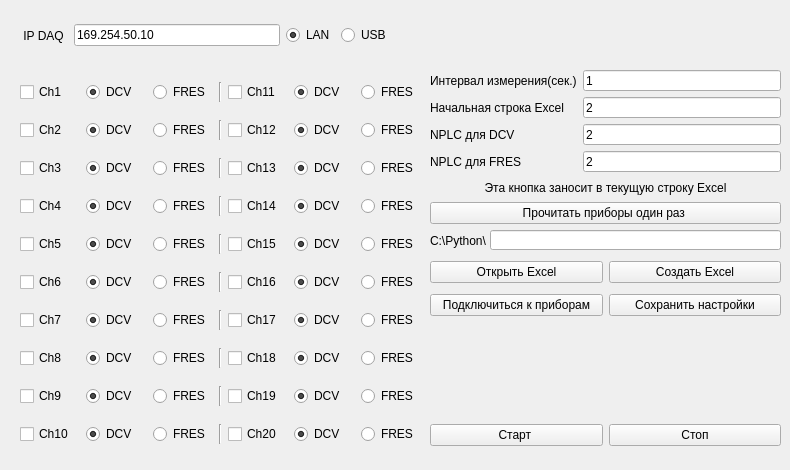
  <widget class="QWidget" name="centralwidget">
   <widget class="QWidget" name="horizontalLayoutWidget_2">
    <property name="geometry">
     <rect>
      <x>20</x>
      <y>20</y>
      <width>371</width>
      <height>31</height>
     </rect>
    </property>
    <layout class="QHBoxLayout" name="horizontalLayout_2">
     <item>
      <widget class="QLabel" name="label_5">
       <property name="text">
        <string> IP DAQ </string>
       </property>
      </widget>
     </item>
     <item>
      <widget class="QLineEdit" name="ip_daq">
       <property name="text">
        <string>169.254.50.10</string>
       </property>
      </widget>
     </item>
     <item>
      <widget class="QRadioButton" name="lan">
       <property name="text">
        <string>LAN</string>
       </property>
       <property name="checked">
        <bool>true</bool>
       </property>
      </widget>
     </item>
     <item>
      <widget class="QRadioButton" name="usb">
       <property name="text">
        <string>USB</string>
       </property>
      </widget>
     </item>
    </layout>
   </widget>
   <widget class="QWidget" name="verticalLayoutWidget">
    <property name="geometry">
     <rect>
      <x>20</x>
      <y>70</y>
      <width>401</width>
      <height>391</height>
     </rect>
    </property>
    <layout class="QVBoxLayout" name="verticalLayout">
     <item>
      <layout class="QHBoxLayout" name="horizontalLayout">
       <item>
        <widget class="QCheckBox" name="ch1">
         <property name="text">
          <string>Ch1</string>
         </property>
        </widget>
       </item>
       <item>
        <widget class="QRadioButton" name="dcv1">
         <property name="text">
          <string>DCV</string>
         </property>
         <property name="checked">
          <bool>true</bool>
         </property>
         <property name="autoExclusive">
          <bool>false</bool>
         </property>
        </widget>
       </item>
       <item>
        <widget class="QRadioButton" name="fres1">
         <property name="text">
          <string>FRES</string>
         </property>
         <property name="autoExclusive">
          <bool>false</bool>
         </property>
        </widget>
       </item>
       <item>
        <widget class="Line" name="line">
         <property name="orientation">
          <enum>Qt::Vertical</enum>
         </property>
        </widget>
       </item>
       <item>
        <widget class="QCheckBox" name="ch11">
         <property name="text">
          <string>Ch11</string>
         </property>
        </widget>
       </item>
       <item>
        <widget class="QRadioButton" name="dcv11">
         <property name="text">
          <string>DCV</string>
         </property>
         <property name="checked">
          <bool>true</bool>
         </property>
         <property name="autoExclusive">
          <bool>false</bool>
         </property>
        </widget>
       </item>
       <item>
        <widget class="QRadioButton" name="fres11">
         <property name="text">
          <string>FRES</string>
         </property>
         <property name="autoExclusive">
          <bool>false</bool>
         </property>
        </widget>
       </item>
      </layout>
     </item>
     <item>
      <layout class="QHBoxLayout" name="horizontalLayout_7">
       <item>
        <widget class="QCheckBox" name="ch2">
         <property name="text">
          <string>Ch2</string>
         </property>
        </widget>
       </item>
       <item>
        <widget class="QRadioButton" name="dcv2">
         <property name="text">
          <string>DCV</string>
         </property>
         <property name="checked">
          <bool>true</bool>
         </property>
         <property name="autoExclusive">
          <bool>false</bool>
         </property>
        </widget>
       </item>
       <item>
        <widget class="QRadioButton" name="fres2">
         <property name="text">
          <string>FRES</string>
         </property>
         <property name="autoExclusive">
          <bool>false</bool>
         </property>
        </widget>
       </item>
       <item>
        <widget class="Line" name="line_2">
         <property name="orientation">
          <enum>Qt::Vertical</enum>
         </property>
        </widget>
       </item>
       <item>
        <widget class="QCheckBox" name="ch12">
         <property name="text">
          <string>Ch12</string>
         </property>
        </widget>
       </item>
       <item>
        <widget class="QRadioButton" name="dcv12">
         <property name="text">
          <string>DCV</string>
         </property>
         <property name="checked">
          <bool>true</bool>
         </property>
         <property name="autoExclusive">
          <bool>false</bool>
         </property>
        </widget>
       </item>
       <item>
        <widget class="QRadioButton" name="fres12">
         <property name="text">
          <string>FRES</string>
         </property>
         <property name="autoExclusive">
          <bool>false</bool>
         </property>
        </widget>
       </item>
      </layout>
     </item>
     <item>
      <layout class="QHBoxLayout" name="horizontalLayout_8">
       <item>
        <widget class="QCheckBox" name="ch3">
         <property name="text">
          <string>Ch3</string>
         </property>
        </widget>
       </item>
       <item>
        <widget class="QRadioButton" name="dcv3">
         <property name="text">
          <string>DCV</string>
         </property>
         <property name="checked">
          <bool>true</bool>
         </property>
         <property name="autoExclusive">
          <bool>false</bool>
         </property>
        </widget>
       </item>
       <item>
        <widget class="QRadioButton" name="fres3">
         <property name="text">
          <string>FRES</string>
         </property>
         <property name="autoExclusive">
          <bool>false</bool>
         </property>
        </widget>
       </item>
       <item>
        <widget class="Line" name="line_3">
         <property name="orientation">
          <enum>Qt::Vertical</enum>
         </property>
        </widget>
       </item>
       <item>
        <widget class="QCheckBox" name="ch13">
         <property name="text">
          <string>Ch13</string>
         </property>
        </widget>
       </item>
       <item>
        <widget class="QRadioButton" name="dcv13">
         <property name="text">
          <string>DCV</string>
         </property>
         <property name="checked">
          <bool>true</bool>
         </property>
         <property name="autoExclusive">
          <bool>false</bool>
         </property>
        </widget>
       </item>
       <item>
        <widget class="QRadioButton" name="fres13">
         <property name="text">
          <string>FRES</string>
         </property>
         <property name="autoExclusive">
          <bool>false</bool>
         </property>
        </widget>
       </item>
      </layout>
     </item>
     <item>
      <layout class="QHBoxLayout" name="horizontalLayout_9">
       <item>
        <widget class="QCheckBox" name="ch4">
         <property name="text">
          <string>Ch4</string>
         </property>
        </widget>
       </item>
       <item>
        <widget class="QRadioButton" name="dcv4">
         <property name="text">
          <string>DCV</string>
         </property>
         <property name="checked">
          <bool>true</bool>
         </property>
         <property name="autoExclusive">
          <bool>false</bool>
         </property>
        </widget>
       </item>
       <item>
        <widget class="QRadioButton" name="fres4">
         <property name="text">
          <string>FRES</string>
         </property>
         <property name="autoExclusive">
          <bool>false</bool>
         </property>
        </widget>
       </item>
       <item>
        <widget class="Line" name="line_4">
         <property name="orientation">
          <enum>Qt::Vertical</enum>
         </property>
        </widget>
       </item>
       <item>
        <widget class="QCheckBox" name="ch14">
         <property name="text">
          <string>Ch14</string>
         </property>
        </widget>
       </item>
       <item>
        <widget class="QRadioButton" name="dcv14">
         <property name="text">
          <string>DCV</string>
         </property>
         <property name="checked">
          <bool>true</bool>
         </property>
         <property name="autoExclusive">
          <bool>false</bool>
         </property>
        </widget>
       </item>
       <item>
        <widget class="QRadioButton" name="fres14">
         <property name="text">
          <string>FRES</string>
         </property>
         <property name="autoExclusive">
          <bool>false</bool>
         </property>
        </widget>
       </item>
      </layout>
     </item>
     <item>
      <layout class="QHBoxLayout" name="horizontalLayout_10">
       <item>
        <widget class="QCheckBox" name="ch5">
         <property name="text">
          <string>Ch5</string>
         </property>
        </widget>
       </item>
       <item>
        <widget class="QRadioButton" name="dcv5">
         <property name="text">
          <string>DCV</string>
         </property>
         <property name="checked">
          <bool>true</bool>
         </property>
         <property name="autoExclusive">
          <bool>false</bool>
         </property>
        </widget>
       </item>
       <item>
        <widget class="QRadioButton" name="fres5">
         <property name="text">
          <string>FRES</string>
         </property>
         <property name="autoExclusive">
          <bool>false</bool>
         </property>
        </widget>
       </item>
       <item>
        <widget class="Line" name="line_5">
         <property name="orientation">
          <enum>Qt::Vertical</enum>
         </property>
        </widget>
       </item>
       <item>
        <widget class="QCheckBox" name="ch15">
         <property name="text">
          <string>Ch15</string>
         </property>
        </widget>
       </item>
       <item>
        <widget class="QRadioButton" name="dcv15">
         <property name="text">
          <string>DCV</string>
         </property>
         <property name="checked">
          <bool>true</bool>
         </property>
         <property name="autoExclusive">
          <bool>false</bool>
         </property>
        </widget>
       </item>
       <item>
        <widget class="QRadioButton" name="fres15">
         <property name="text">
          <string>FRES</string>
         </property>
         <property name="autoExclusive">
          <bool>false</bool>
         </property>
        </widget>
       </item>
      </layout>
     </item>
     <item>
      <layout class="QHBoxLayout" name="horizontalLayout_11">
       <item>
        <widget class="QCheckBox" name="ch6">
         <property name="text">
          <string>Ch6</string>
         </property>
        </widget>
       </item>
       <item>
        <widget class="QRadioButton" name="dcv6">
         <property name="text">
          <string>DCV</string>
         </property>
         <property name="checked">
          <bool>true</bool>
         </property>
         <property name="autoExclusive">
          <bool>false</bool>
         </property>
        </widget>
       </item>
       <item>
        <widget class="QRadioButton" name="fres6">
         <property name="text">
          <string>FRES</string>
         </property>
         <property name="autoExclusive">
          <bool>false</bool>
         </property>
        </widget>
       </item>
       <item>
        <widget class="Line" name="line_6">
         <property name="orientation">
          <enum>Qt::Vertical</enum>
         </property>
        </widget>
       </item>
       <item>
        <widget class="QCheckBox" name="ch16">
         <property name="text">
          <string>Ch16</string>
         </property>
        </widget>
       </item>
       <item>
        <widget class="QRadioButton" name="dcv16">
         <property name="text">
          <string>DCV</string>
         </property>
         <property name="checked">
          <bool>true</bool>
         </property>
         <property name="autoExclusive">
          <bool>false</bool>
         </property>
        </widget>
       </item>
       <item>
        <widget class="QRadioButton" name="fres16">
         <property name="text">
          <string>FRES</string>
         </property>
         <property name="autoExclusive">
          <bool>false</bool>
         </property>
        </widget>
       </item>
      </layout>
     </item>
     <item>
      <layout class="QHBoxLayout" name="horizontalLayout_12">
       <item>
        <widget class="QCheckBox" name="ch7">
         <property name="text">
          <string>Ch7</string>
         </property>
        </widget>
       </item>
       <item>
        <widget class="QRadioButton" name="dcv7">
         <property name="text">
          <string>DCV</string>
         </property>
         <property name="checked">
          <bool>true</bool>
         </property>
         <property name="autoExclusive">
          <bool>false</bool>
         </property>
        </widget>
       </item>
       <item>
        <widget class="QRadioButton" name="fres7">
         <property name="text">
          <string>FRES</string>
         </property>
         <property name="autoExclusive">
          <bool>false</bool>
         </property>
        </widget>
       </item>
       <item>
        <widget class="Line" name="line_7">
         <property name="orientation">
          <enum>Qt::Vertical</enum>
         </property>
        </widget>
       </item>
       <item>
        <widget class="QCheckBox" name="ch17">
         <property name="text">
          <string>Ch17</string>
         </property>
        </widget>
       </item>
       <item>
        <widget class="QRadioButton" name="dcv17">
         <property name="text">
          <string>DCV</string>
         </property>
         <property name="checked">
          <bool>true</bool>
         </property>
         <property name="autoExclusive">
          <bool>false</bool>
         </property>
        </widget>
       </item>
       <item>
        <widget class="QRadioButton" name="fres17">
         <property name="text">
          <string>FRES</string>
         </property>
         <property name="autoExclusive">
          <bool>false</bool>
         </property>
        </widget>
       </item>
      </layout>
     </item>
     <item>
      <layout class="QHBoxLayout" name="horizontalLayout_13">
       <item>
        <widget class="QCheckBox" name="ch8">
         <property name="text">
          <string>Ch8</string>
         </property>
        </widget>
       </item>
       <item>
        <widget class="QRadioButton" name="dcv8">
         <property name="text">
          <string>DCV</string>
         </property>
         <property name="checked">
          <bool>true</bool>
         </property>
         <property name="autoExclusive">
          <bool>false</bool>
         </property>
        </widget>
       </item>
       <item>
        <widget class="QRadioButton" name="fres8">
         <property name="text">
          <string>FRES</string>
         </property>
         <property name="autoExclusive">
          <bool>false</bool>
         </property>
        </widget>
       </item>
       <item>
        <widget class="Line" name="line_8">
         <property name="orientation">
          <enum>Qt::Vertical</enum>
         </property>
        </widget>
       </item>
       <item>
        <widget class="QCheckBox" name="ch18">
         <property name="text">
          <string>Ch18</string>
         </property>
        </widget>
       </item>
       <item>
        <widget class="QRadioButton" name="dcv18">
         <property name="text">
          <string>DCV</string>
         </property>
         <property name="checked">
          <bool>true</bool>
         </property>
         <property name="autoExclusive">
          <bool>false</bool>
         </property>
        </widget>
       </item>
       <item>
        <widget class="QRadioButton" name="fres18">
         <property name="text">
          <string>FRES</string>
         </property>
         <property name="autoExclusive">
          <bool>false</bool>
         </property>
        </widget>
       </item>
      </layout>
     </item>
     <item>
      <layout class="QHBoxLayout" name="horizontalLayout_14">
       <item>
        <widget class="QCheckBox" name="ch9">
         <property name="text">
          <string>Ch9</string>
         </property>
        </widget>
       </item>
       <item>
        <widget class="QRadioButton" name="dcv9">
         <property name="text">
          <string>DCV</string>
         </property>
         <property name="checked">
          <bool>true</bool>
         </property>
         <property name="autoExclusive">
          <bool>false</bool>
         </property>
        </widget>
       </item>
       <item>
        <widget class="QRadioButton" name="fres9">
         <property name="text">
          <string>FRES</string>
         </property>
         <property name="autoExclusive">
          <bool>false</bool>
         </property>
        </widget>
       </item>
       <item>
        <widget class="Line" name="line_9">
         <property name="orientation">
          <enum>Qt::Vertical</enum>
         </property>
        </widget>
       </item>
       <item>
        <widget class="QCheckBox" name="ch19">
         <property name="text">
          <string>Ch19</string>
         </property>
        </widget>
       </item>
       <item>
        <widget class="QRadioButton" name="dcv19">
         <property name="text">
          <string>DCV</string>
         </property>
         <property name="checked">
          <bool>true</bool>
         </property>
         <property name="autoExclusive">
          <bool>false</bool>
         </property>
        </widget>
       </item>
       <item>
        <widget class="QRadioButton" name="fres19">
         <property name="text">
          <string>FRES</string>
         </property>
         <property name="autoExclusive">
          <bool>false</bool>
         </property>
        </widget>
       </item>
      </layout>
     </item>
     <item>
      <layout class="QHBoxLayout" name="horizontalLayout_15">
       <item>
        <widget class="QCheckBox" name="ch10">
         <property name="text">
          <string>Ch10</string>
         </property>
        </widget>
       </item>
       <item>
        <widget class="QRadioButton" name="dcv10">
         <property name="text">
          <string>DCV</string>
         </property>
         <property name="checked">
          <bool>true</bool>
         </property>
         <property name="autoExclusive">
          <bool>false</bool>
         </property>
        </widget>
       </item>
       <item>
        <widget class="QRadioButton" name="fres10">
         <property name="text">
          <string>FRES</string>
         </property>
         <property name="autoExclusive">
          <bool>false</bool>
         </property>
        </widget>
       </item>
       <item>
        <widget class="Line" name="line_10">
         <property name="orientation">
          <enum>Qt::Vertical</enum>
         </property>
        </widget>
       </item>
       <item>
        <widget class="QCheckBox" name="ch20">
         <property name="text">
          <string>Ch20</string>
         </property>
        </widget>
       </item>
       <item>
        <widget class="QRadioButton" name="dcv20">
         <property name="text">
          <string>DCV</string>
         </property>
         <property name="checked">
          <bool>true</bool>
         </property>
         <property name="autoExclusive">
          <bool>false</bool>
         </property>
        </widget>
       </item>
       <item>
        <widget class="QRadioButton" name="fres20">
         <property name="text">
          <string>FRES</string>
         </property>
         <property name="autoExclusive">
          <bool>false</bool>
         </property>
        </widget>
       </item>
      </layout>
     </item>
    </layout>
   </widget>
   <widget class="QWidget" name="layoutWidget">
    <property name="geometry">
     <rect>
      <x>430</x>
      <y>70</y>
      <width>351</width>
      <height>102</height>
     </rect>
    </property>
    <layout class="QHBoxLayout" name="horizontalLayout_16">
     <item>
      <layout class="QVBoxLayout" name="verticalLayout_9">
       <item>
        <widget class="QLabel" name="label">
         <property name="text">
          <string>Интервал измерения(сек.)</string>
         </property>
        </widget>
       </item>
       <item>
        <widget class="QLabel" name="label_11">
         <property name="text">
          <string>Начальная строка Excel</string>
         </property>
        </widget>
       </item>
       <item>
        <widget class="QLabel" name="label_16">
         <property name="text">
          <string>NPLC для DCV</string>
         </property>
        </widget>
       </item>
       <item>
        <widget class="QLabel" name="label_17">
         <property name="text">
          <string>NPLC для FRES</string>
         </property>
        </widget>
       </item>
      </layout>
     </item>
     <item>
      <layout class="QVBoxLayout" name="verticalLayout_10">
       <item>
        <widget class="QLineEdit" name="time_oprosa">
         <property name="text">
          <string>1</string>
         </property>
        </widget>
       </item>
       <item>
        <widget class="QLineEdit" name="excel_row">
         <property name="text">
          <string>2</string>
         </property>
        </widget>
       </item>
       <item>
        <widget class="QLineEdit" name="nplc_dcv">
         <property name="text">
          <string>2</string>
         </property>
        </widget>
       </item>
       <item>
        <widget class="QLineEdit" name="nplc_fres">
         <property name="text">
          <string>2</string>
         </property>
        </widget>
       </item>
      </layout>
     </item>
    </layout>
   </widget>
   <widget class="QWidget" name="layoutWidget_3">
    <property name="geometry">
     <rect>
      <x>430</x>
      <y>180</y>
      <width>351</width>
      <height>44</height>
     </rect>
    </property>
    <layout class="QVBoxLayout" name="verticalLayout_2">
     <item>
      <widget class="QLabel" name="label_2">
       <property name="text">
        <string>Эта кнопка заносит в текущую строку Excel</string>
       </property>
       <property name="alignment">
        <set>Qt::AlignCenter</set>
       </property>
      </widget>
     </item>
     <item>
      <widget class="QPushButton" name="read_one">
       <property name="text">
        <string>Прочитать приборы один раз </string>
       </property>
      </widget>
     </item>
    </layout>
   </widget>
   <widget class="QWidget" name="layoutWidget_4">
    <property name="geometry">
     <rect>
      <x>430</x>
      <y>410</y>
      <width>351</width>
      <height>51</height>
     </rect>
    </property>
    <layout class="QHBoxLayout" name="horizontalLayout_17">
     <item>
      <widget class="QPushButton" name="start_button">
       <property name="text">
        <string>Старт </string>
       </property>
      </widget>
     </item>
     <item>
      <widget class="QPushButton" name="pause_button">
       <property name="text">
        <string>Стоп</string>
       </property>
      </widget>
     </item>
    </layout>
   </widget>
   <widget class="QLineEdit" name="excel_name">
    <property name="geometry">
     <rect>
      <x>490</x>
      <y>230</y>
      <width>291</width>
      <height>20</height>
     </rect>
    </property>
    <property name="text">
     <string/>
    </property>
   </widget>
   <widget class="QWidget" name="layoutWidget_6">
    <property name="geometry">
     <rect>
      <x>430</x>
      <y>260</y>
      <width>351</width>
      <height>25</height>
     </rect>
    </property>
    <layout class="QHBoxLayout" name="horizontalLayout_18">
     <item>
      <widget class="QPushButton" name="open_excel">
       <property name="text">
        <string>Открыть Excel</string>
       </property>
      </widget>
     </item>
     <item>
      <widget class="QPushButton" name="create_excel">
       <property name="text">
        <string>Создать Excel</string>
       </property>
      </widget>
     </item>
    </layout>
   </widget>
   <widget class="QWidget" name="layoutWidget_5">
    <property name="geometry">
     <rect>
      <x>430</x>
      <y>290</y>
      <width>351</width>
      <height>31</height>
     </rect>
    </property>
    <layout class="QHBoxLayout" name="horizontalLayout_19">
     <item>
      <widget class="QPushButton" name="connect_button">
       <property name="text">
        <string>Подключиться к приборам</string>
       </property>
      </widget>
     </item>
     <item>
      <widget class="QPushButton" name="save_button">
       <property name="text">
        <string>Сохранить настройки</string>
       </property>
      </widget>
     </item>
    </layout>
   </widget>
   <widget class="QLabel" name="label_3">
    <property name="geometry">
     <rect>
      <x>430</x>
      <y>230</y>
      <width>61</width>
      <height>21</height>
     </rect>
    </property>
    <property name="text">
     <string>C:\Python\</string>
    </property>
   </widget>
  </widget>
